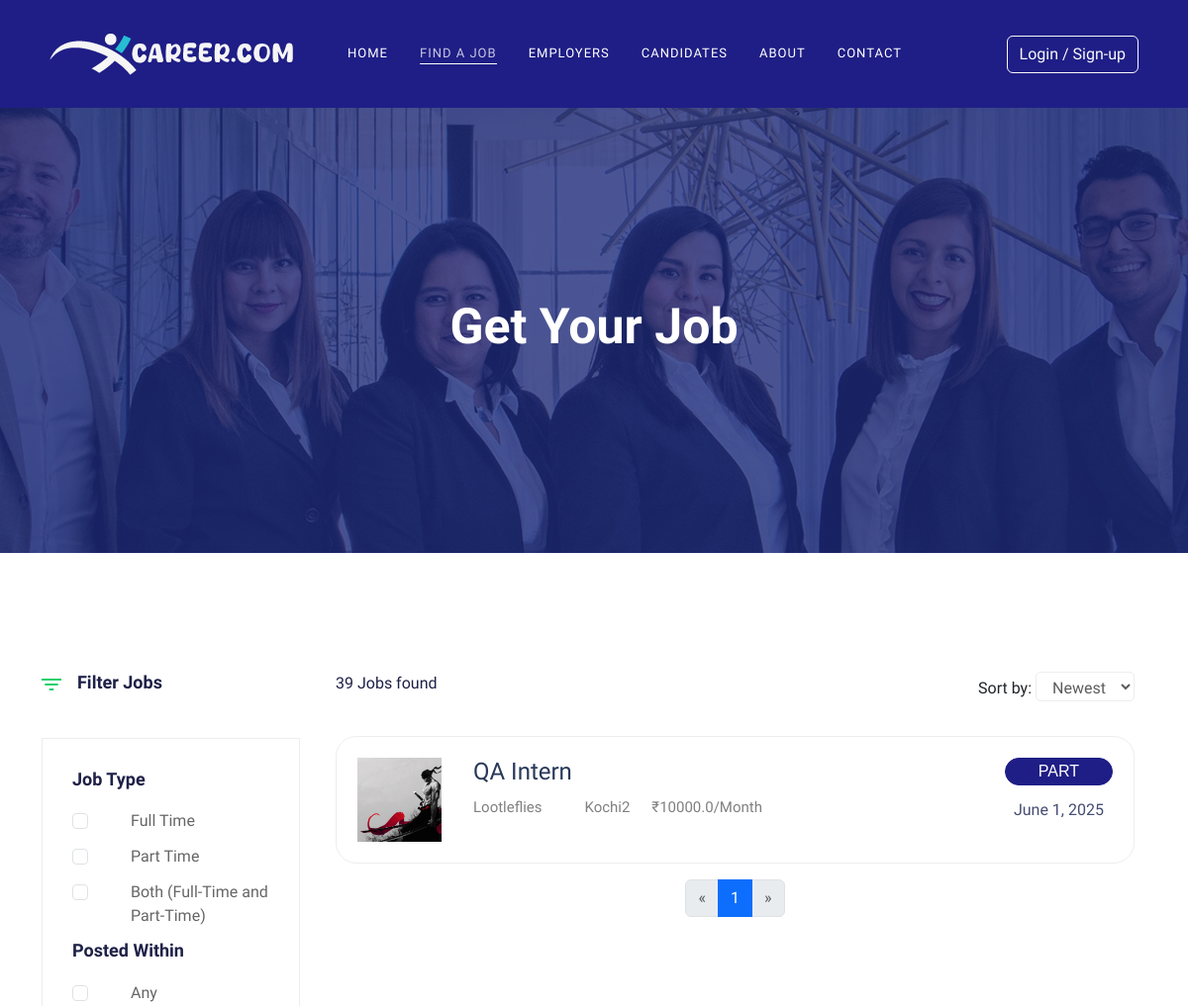
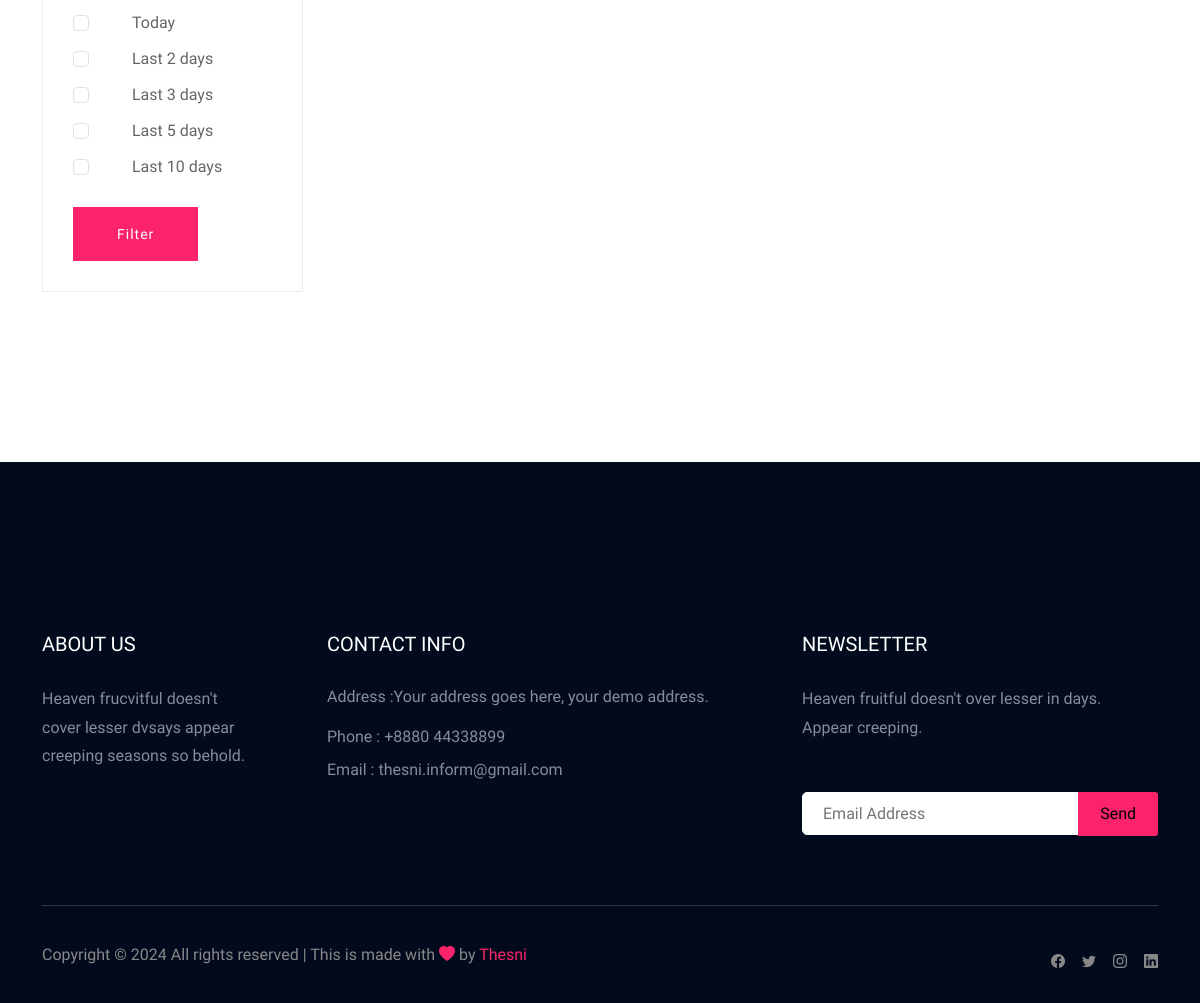
/job_listing/, run on the app's committed database (2 pictures, top to bottom).
### user/models.py (models this page shows, shortened)
class Job(models.Model):
    company = models.ForeignKey(Company, on_delete=models.CASCADE)
    start_date = models.DateField()
    end_date = models.DateField()
    title = models.CharField(max_length=200)
    salary = models.FloatField()
    image = models.ImageField(upload_to="jobs/", null=True, blank=True)
    description = models.TextField(max_length=400)
    experience = models.CharField(max_length=100)
    location = models.CharField(max_length=100)
    skills = models.CharField(max_length=200)
    creation_date = models.DateField()
    featured = models.BooleanField(default=False)
    FULL_TIME = 'full'
    PART_TIME = 'part'
    BOTH = 'both'
    JOB_TYPE_CHOICES = [
        (FULL_TIME, 'Full Time'),
        (PART_TIME, 'Part Time'),
        (BOTH, 'Both (Full-Time and Part-Time)'),
    ]
    OFFICE = 'office'
    HOME = 'home'
    FIELD = 'field'
    WORK_LOCATION_CHOICES = [
        (OFFICE, 'Work from office'),
        (HOME, 'Work from home'),
        (FIELD, 'Field job'),
    ]
    title = models.CharField(max_length=255)
    job_type = models.CharField(max_length=10, choices=JOB_TYPE_CHOICES, default=FULL_TIME)
    work_location = models.CharField(max_length=10, choices=WORK_LOCATION_CHOICES, default=OFFICE)

class Company(models.Model):
    user = models.OneToOneField(User, on_delete=models.CASCADE)
    phone = models.CharField(max_length=10)
    image = models.ImageField(upload_to="companies/", null=True, blank=True)
    type = models.CharField(max_length=15)
    status = models.CharField(max_length=20)
    description = models.TextField(null=True, blank=True)
    company_name = models.CharField(max_length=100)
    website = models.TextField(null=True, blank=True)

### user/views.py (the view, shortened to what this page needs)
# urls.py: path('job_listing/', views.job_listing, name= 'job_listing'),
def job_listing(request):
    query = request.GET.get('q')
    sort_option = request.GET.get('sort', 'creation_date_desc')
    job_types = request.GET.getlist('job_type')
    experiences = request.GET.getlist('experience')
    posted_within = request.GET.getlist('posted_within')
    jobs = Job.objects.all()
    if query:
        jobs = jobs.filter(title__icontains=query)
    if job_types:
        jobs = jobs.filter(job_type__in=job_types)
    if experiences:
        jobs = jobs.filter(experience__in=experiences)
    sort_dict = {
        'creation_date_desc': '-creation_date',
        'creation_date_asc': 'creation_date',
        'salary_asc': 'salary',
        'salary_desc': '-salary',
        'title_asc': 'title',
        'title_desc': '-title',
    }
    sort_field = sort_dict.get(sort_option, '-creation_date')
    jobs = jobs.order_by(sort_field)
    paginator = Paginator(jobs, 7)
    page_number = request.GET.get('page')
    page_obj = paginator.get_page(page_number)
    return render(request, 'job_listing.html', {
        'page_obj': page_obj,
        'query': query,
        'sort_option': sort_option,
        'job_types': job_types,
    })

### templates/job_listing.html (shortened to what this page needs)
{% extends 'base.html' %}
{% block content %}
{% load static %}
    <div class="slider-area ">
      <div class="single-slider section-overly slider-height2 d-flex align-items-center"
        data-background="/static/img/about.jpg" style="background-image: url(&quot;/static/img/about.jpg&quot;);">
        <div class="container">
          <div class="row">
            <div class="col-xl-12">
              <div class="hero-cap text-center">
                <h2>Get your job</h2>
              </div>
            </div>
          </div>
        </div>
      </div>
    </div>
    <div class="job-listing-area pt-120 pb-120">
      <div class="container">
        <div class="row">
          <div class="col-xl-3 col-lg-3 col-md-4 filter">
            <div class="row">
              <div class="col-12">
                <div class="small-section-tittle2 mb-45">
                  <div class="ion">
                  </div>
                  <h4>Filter Jobs</h4>
                </div>
              </div>
            </div>
            <div class="job-category-listing mb-50">
              <form method="GET" action="{% url 'user:job_listing' %}">
                  <div class="single-listing">
                      <div class="select-Categories pb-50">
                          <div class="small-section-tittle2">
                              <h4>Job Type</h4>
                          </div>
                          <div class="form-check">
                            <input class="form-check-input" type="checkbox" name="job_type" value="full" id="full"
                            {% if 'full' in job_types %} checked {% endif %}>
                            <label class="form-check-label" for="full">Full Time</label>
                        </div>
                        <div class="form-check">
                            <input class="form-check-input" type="checkbox" name="job_type" value="part" id="partTime"
                            {% if 'part' in job_types %} checked {% endif %}>
                            <label class="form-check-label" for="partTime">Part Time</label>
                        </div>
                        <div class="form-check">
                            <input class="form-check-input" type="checkbox" name="job_type" value="both" id="both"
                            {% if 'both' in job_types %} checked {% endif %}>
                            <label class="form-check-label" for="both">Both (Full-Time and Part-Time)</label>
                        </div>
                      </div>
                  </div>
                  <div class="single-listing">
                    <div class="select-Categories pb-50">
                        <div class="small-section-tittle2">
                            <h4>Posted Within</h4>
                        </div>
                        <div class="form-check">
                            <input class="form-check-input" type="checkbox" name="posted_within" value="Any" id="postedAny"
                            {% if 'Any' in posted_within %} checked {% endif %}   >
                            <label class="form-check-label" for="postedAny">Any</label>
                        </div>
                        <div class="form-check">
                            <input class="form-check-input" type="checkbox" name="posted_within" value="1" id="postedToday"
                            {% if '1' in posted_within %} checked {% endif %}    >
                            <label class="form-check-label" for="postedToday">Today</label>
                        </div>
                        <div class="form-check">
                            <input class="form-check-input" type="checkbox" name="posted_within" value="2" id="posted2Days"
                            {% if '2' in posted_within %} checked {% endif %}   >
                            <label class="form-check-label" for="posted2Days">Last 2 days</label>
                        </div>
                        <div class="form-check">
                            <input class="form-check-input" type="checkbox" name="posted_within" value="3" id="posted3Days"
                            {% if '3' in posted_within %} checked {% endif %}    >
                            <label class="form-check-label" for="posted3Days">Last 3 days</label>
                        </div>
                        <div class="form-check">
                            <input class="form-check-input" type="checkbox" name="posted_within" value="5" id="posted5Days"
                            {% if '5' in posted_within %} checked {% endif %}   >
                            <label class="form-check-label" for="posted5Days">Last 5 days</label>
                        </div>
                        <div class="form-check">
                            <input class="form-check-input" type="checkbox" name="posted_within" value="10" id="posted10Days"
                            {% if '10' in posted_within %} checked {% endif %}    >
                            <label class="form-check-label" for="posted10Days">Last 10 days</label>
                        </div>
                    </div>
                </div>
                  <button type="submit" class="btn post-btn mt-3">Filter</button>
              </form>
          </div>
          </div>
          <div class="col-xl-9 col-lg-9 col-md-8">
            <section class="featured-job-area">
              <div class="container">
                <div class="row">
                  <div class="col-lg-12">
                    <div class="count-job mb-35">
                      <span>39 Jobs found</span>
                      <div class="select-job-items">
                        <form method="GET" action="">
                          <label for="sort">Sort by:</label>
                          <select name="sort" id="sort" onchange="this.form.submit()">
                              <option value="date_posted_desc" {% if sort_option == 'date_posted_desc' %}selected{% endif %}>Newest</option>
                          </select>
                      </form>
                      </div>
                    </div>
                  </div>
                </div>
                {% for job in page_obj%}
                <div class="single-job-items mb-30">
                  <div class="job-items">
                    <div class="company-img">
                      <a href="/job_details/{{ job.id }}/">
                        {% if job.image %}
                        <img src="{{job.image.url}}" alt="">
                        {% else %}
                       <img src="/static/img/user.png" alt="Image" >
                        {% endif %}
                         </a>
                    </div>
                    <div class="job-tittle job-tittle2">
                      <a href="/job_details/{{ job.id }}/">
                        <h4>{{ job.title }}</h4>
                      </a>
                      <ul>
                        <li>{{job.company.company_name}}</li>
                        <li><i class="mdi mdi-map-marker"></i>{{job.location}}</li>
                        <li>₹{{job.salary}}/month</li>
                      </ul>
                    </div>
                  </div>
                  <div class="items-link items-link2 f-right">
                    <a href="/job_details/{{ job.id }}/">{{job.job_type}}</a>
                    <span>{{job.creation_date}}</span>
                  </div>
                </div>
                {% endfor %}
              </div>
            </section>
            <nav aria-label="Page navigation example">
              <ul class="pagination justify-content-center">
                {% if page_obj.has_previous %}
                  <li class="page-item">
                    <a class="page-link" href="?page={{ page_obj.previous_page_number }}{% if query %}&q={{ query }}{% endif %}" aria-label="Previous">
                      <span aria-hidden="true">&laquo;  </span>
                    </a>
                  </li>
                {% else %}
                  <li class="page-item disabled">
                    <a class="page-link">   <span aria-hidden="true">&laquo;  </span></a>
                  </li>
                {% endif %}
                {% for num in page_obj.paginator.page_range %}
                  {% if page_obj.number == num %}
                    <li class="page-item active">
                      <a class="page-link" href="#">{{ num }} </a>
                    </li>
                  {% else %}
                    <li class="page-item">
                      <a class="page-link" href="?page={{ num }}{% if query %}&q={{ query }}{% endif %}">{{ num }}</a>
                    </li>
                  {% endif %}
                {% endfor %}
                {% if page_obj.has_next %}
                  <li class="page-item">
                    <a class="page-link" href="?page={{ page_obj.next_page_number }}{% if query %}&q={{ query }}{% endif %}" aria-label="Next">
                      <span aria-hidden="true"> &raquo;</span>
                    </a>
                  </li>
                {% else %}
                  <li class="page-item disabled">
                    <a class="page-link"><span aria-hidden="true"> &raquo;</span></a>
                  </li>
                {% endif %}
              </ul>
            </nav>
          </div>
        </div>
      </div>
    </div>
    {% endblock %}

### data on the page
Job: image (picture), title "QA Intern", company.company_name "Lootleflies", location "Kochi2", salary "10000.0", job_type "PART", creation_date "June 1, 2025"

### other printed values
{{ num }} "1"
